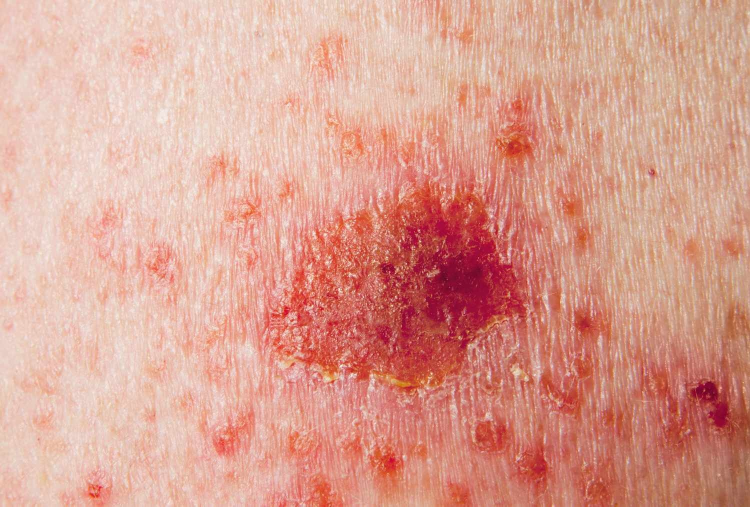
#> input picture temp_image.jpg, 1500 x 1013 px (shown at 1/2 size); its folder holds only this picture in this run
$ python -i skin_detect.py   (imports and definitions only)
#> lines starting #> are read from the running program, lines starting #| are printed output that depends on the picture; after the words box and inside, x2 and y2 are one past the last pixel; in counts of white or black regions, pixels touching at a corner belong together
import cv2
import numpy as np
from matplotlib import pyplot as plt
#Open a simple image

def get_hist(image_path):
#> called with image_path = '../../temp_image.jpg'
    img=cv2.imread(image_path)
#> img is the input picture: shape (1013, 1500, 3); mean B, G, R 144.5, 159.3, 219.1
    img = cv2.resize(img, (256,256))
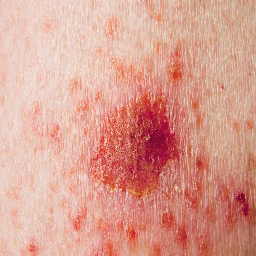
#> img: shape (256, 256, 3); mean B, G, R 144.4, 159.2, 219

    #converting from gbr to hsv color space
    img_HSV = cv2.cvtColor(img, cv2.COLOR_BGR2HSV)
#> img_HSV: shape (256, 256, 3); mean H, S, V 14.1, 91.1, 219
    #skin color range for hsv color space
    HSV_mask = cv2.inRange(img_HSV, (0, 15, 0), (17,170,255))
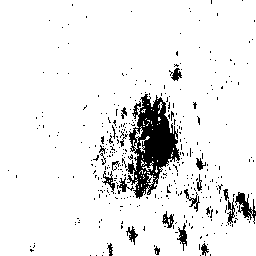
#> HSV_mask: shape (256, 256); 92.1% white; 367 black regions (346 under 20 px), largest, box (x1, y1, x2, y2) and area: (126, 94, 180, 199) 2820, (235, 192, 256, 224) 268, (177, 223, 187, 251) 118
    HSV_mask = cv2.morphologyEx(HSV_mask, cv2.MORPH_OPEN, np.ones((3,3), np.uint8))
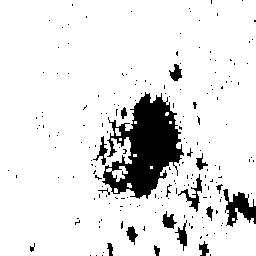
#> HSV_mask: shape (256, 256); 89.3% white; 195 black regions (176 under 20 px), largest, box (x1, y1, x2, y2) and area: (102, 92, 184, 199) 4567, (223, 189, 256, 227) 619, (178, 174, 202, 212) 231

    #converting from gbr to YCbCr color space
    img_YCrCb = cv2.cvtColor(img, cv2.COLOR_BGR2YCrCb)
#> img_YCrCb: shape (256, 256, 3); mean of channels 0, 1, 2 175.4, 159.1, 110.5
    #skin color range for hsv color space
    YCrCb_mask = cv2.inRange(img_YCrCb, (0, 135, 85), (255,180,135))
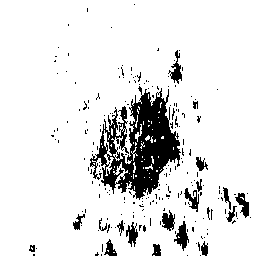
#> YCrCb_mask: shape (256, 256); 89% white; 210 black regions (190 under 20 px), largest, box (x1, y1, x2, y2) and area: (90, 86, 181, 200) 4756, (174, 221, 189, 251) 212, (168, 50, 182, 84) 185
    YCrCb_mask = cv2.morphologyEx(YCrCb_mask, cv2.MORPH_OPEN, np.ones((3,3), np.uint8))
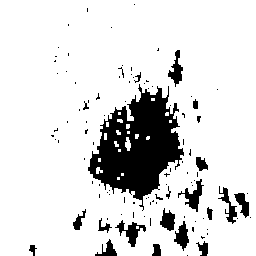
#> YCrCb_mask: shape (256, 256); 86.2% white; 103 black regions (82 under 20 px), largest, box (x1, y1, x2, y2) and area: (88, 84, 184, 211) 6204, (115, 220, 146, 247) 302, (178, 179, 204, 212) 299

    #merge skin detection (YCbCr and hsv)
    global_mask=cv2.bitwise_and(YCrCb_mask,HSV_mask)
#> global_mask: shape (256, 256); 84.8% white; 212 black regions (190 under 20 px), largest, box (x1, y1, x2, y2) and area: (88, 84, 184, 211) 6474, (216, 184, 256, 227) 709, (178, 174, 204, 212) 337
    global_mask=cv2.medianBlur(global_mask,3)
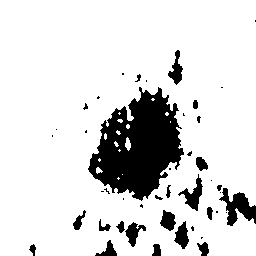
#> global_mask: shape (256, 256); 85.5% white; 44 black regions (23 under 20 px), largest, box (x1, y1, x2, y2) and area: (88, 87, 184, 201) 6457, (219, 188, 256, 226) 671, (178, 174, 203, 211) 334
    global_mask = cv2.morphologyEx(global_mask, cv2.MORPH_OPEN, np.ones((4,4), np.uint8))
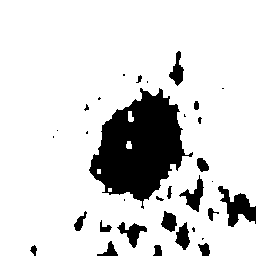
#> global_mask: shape (256, 256); 84.9% white; 33 black regions (14 under 20 px), largest, box (x1, y1, x2, y2) and area: (89, 88, 193, 209) 6878, (218, 186, 256, 227) 724, (179, 175, 204, 212) 347


    HSV_result = cv2.bitwise_not(HSV_mask)
    YCrCb_result = cv2.bitwise_not(YCrCb_mask)
    global_result=cv2.bitwise_not(global_mask)


    cv2.imwrite("temp.jpg",global_result)
    hist = cv2.calcHist([global_result],[0],None,[256],[0,256])
#> hist = 256 values, max 55612 at index 0, min 0 at index 1, mean 256

    return hist

def check_skin(image_name):
    hist = get_hist(image_name)
    a = hist[0]
    b = hist[255]
    percent = ((a / (a + b)) * 100.0).round(2)

    if percent > 25.00:
        print('True')
        return True
    else:
        print('False')
        return False


# check_skin('0_0.jpg')

>>> result = get_hist('../../temp_image.jpg')
#> result has the same summary as hist in get_hist
